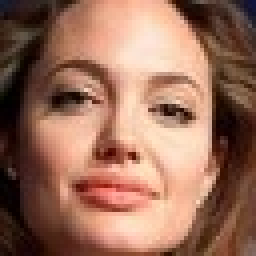
#> input picture hw6_release/faces/test/angelina jolie/4.jpg, 64 x 64 px (shown 4 times larger)
$ python -i panorama.py   (imports and definitions only)
#> lines starting #> are read from the running program, lines starting #| are printed output that depends on the picture
"""
CS131 - Computer Vision: Foundations and Applications
Assignment 3
Author: Donsuk Lee (donlee90@stanford.edu)
Date created: 09/2017
Last modified: 09/27/2018
Python Version: 3.5+
"""

import numpy as np
from skimage import filters
from skimage.feature import corner_peaks
from skimage.util.shape import view_as_blocks
from scipy.spatial.distance import cdist
from scipy.ndimage.filters import convolve

from utils import pad, unpad, get_output_space, warp_image


def harris_corners(img, window_size=3, k=0.04):
    """
    Compute Harris corner response map. Follow the math equation
    R=Det(M)-k(Trace(M)^2).

    Hint:
        You may use the function scipy.ndimage.filters.convolve,
        which is already imported above.

    Args:
        img: Grayscale image of shape (H, W)
        window_size: size of the window function
        k: sensitivity parameter

    Returns:
        response: Harris response image of shape (H, W)
    """

    H, W = img.shape
    window = np.ones((window_size, window_size))

    response = np.zeros((H, W))

    dx = filters.sobel_v(img)
    dy = filters.sobel_h(img)

    ### YOUR CODE HERE
    (dx2, dy2, dxdy) = (dx ** 2, dy ** 2, dx * dy)
    mx2 = convolve(dx2, window, mode='constant')
    my2 = convolve(dy2, window, mode='constant')
    mxy = convolve(dxdy, window, mode='constant')
    response = (mx2 * my2 - mxy ** 2) - k * (mx2 + my2) ** 2
    ### END YOUR CODE

    return response


# [325 lines left out: functions simple_descriptor, describe_keypoints, match_descriptors, fit_affine_matrix, ransac, hog_descriptor and 2 more, not called in this run]

>>> import cv2
>>> picture = cv2.imread('../hw6_release/faces/test/angelina jolie/4.jpg', cv2.IMREAD_GRAYSCALE)
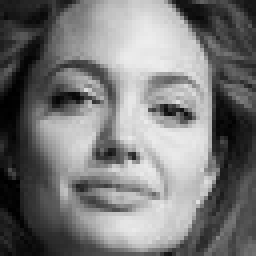
#> picture: shape (64, 64) (shown 4 times larger); min 0, max 237, mean 119.9
>>> result = harris_corners(picture)
#> in harris_corners, `dx = filters.sobel_v(img)`:
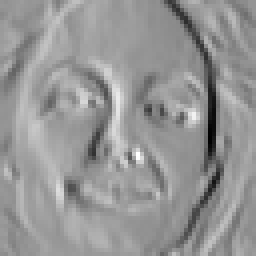
#> dx: shape (64, 64) float64 (shown 4 times larger); min -0.71, max 0.504, mean 0.0045; drawn with min black and max white
#> in harris_corners, `dy = filters.sobel_h(img)`:
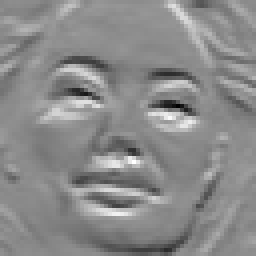
#> dy: shape (64, 64) float64 (shown 4 times larger); min -0.699, max 0.581, mean -0.00326; drawn with min black and max white
#> in harris_corners, `mx2 = convolve(dx2, window, mode='constant')`:
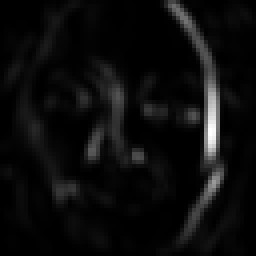
#> mx2: shape (64, 64) float64 (shown 4 times larger); min 1.83e-05, max 2.78, mean 0.139; drawn with min black and max white
#> in harris_corners, `my2 = convolve(dy2, window, mode='constant')`:
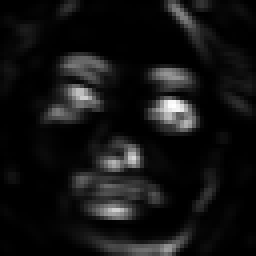
#> my2: shape (64, 64) float64 (shown 4 times larger); min 7.98e-05, max 1.72, mean 0.132; drawn with min black and max white
#> in harris_corners, `mxy = convolve(dxdy, window, mode='constant')`:
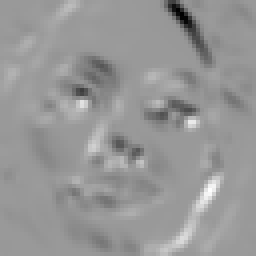
#> mxy: shape (64, 64) float64 (shown 4 times larger); min -1.03, max 0.679, mean -0.0146; drawn with min black and max white
#> in harris_corners, `response = (mx2 * my2 - mxy ** 2) - k * (mx2 + my2) ** 2`:
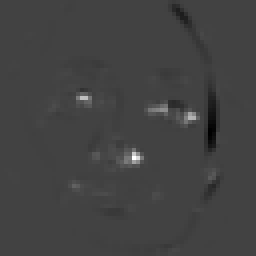
#> response: shape (64, 64) float64 (shown 4 times larger); min -0.306, max 0.872, mean 0.00113; drawn with min black and max white

$ run again, on hw6_release/faces/test/angelina jolie/9.jpg
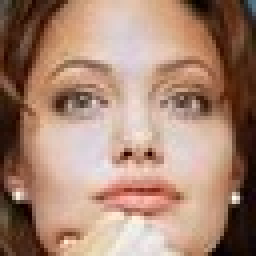
#> input picture hw6_release/faces/test/angelina jolie/9.jpg, 64 x 64 px (shown 4 times larger)
#> in harris_corners, `my2 = convolve(dy2, window, mode='constant')`:
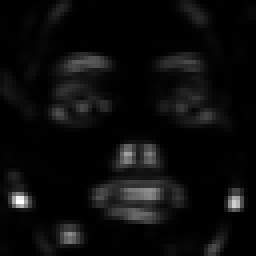
#> my2: shape (64, 64) float64 (shown 4 times larger); min 6.44e-05, max 2.07, mean 0.0998; drawn with min black and max white
#> in harris_corners, `mxy = convolve(dxdy, window, mode='constant')`:
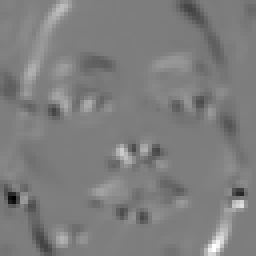
#> mxy: shape (64, 64) float64 (shown 4 times larger); min -0.728, max 0.746, mean 0.00128; drawn with min black and max white
